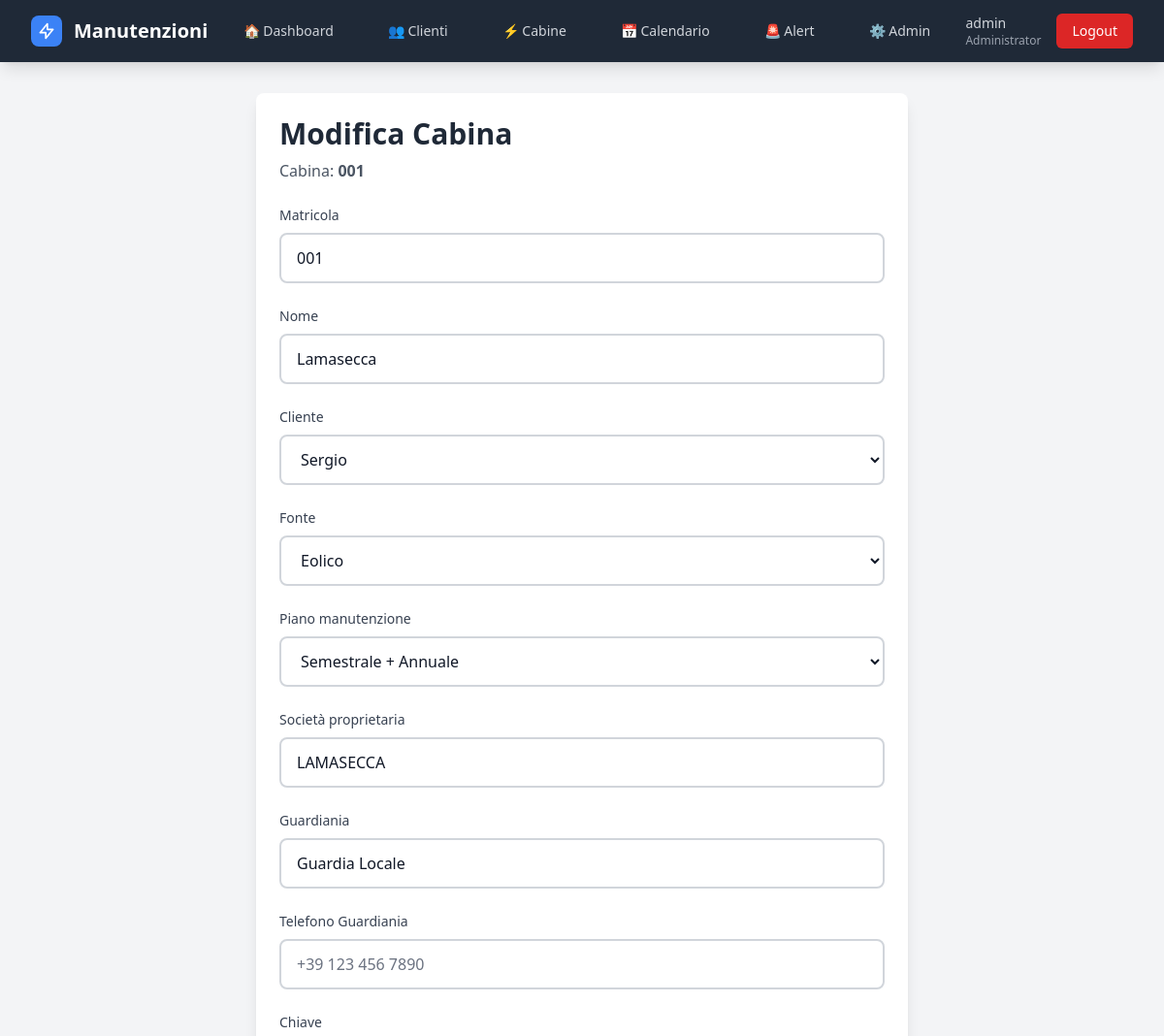
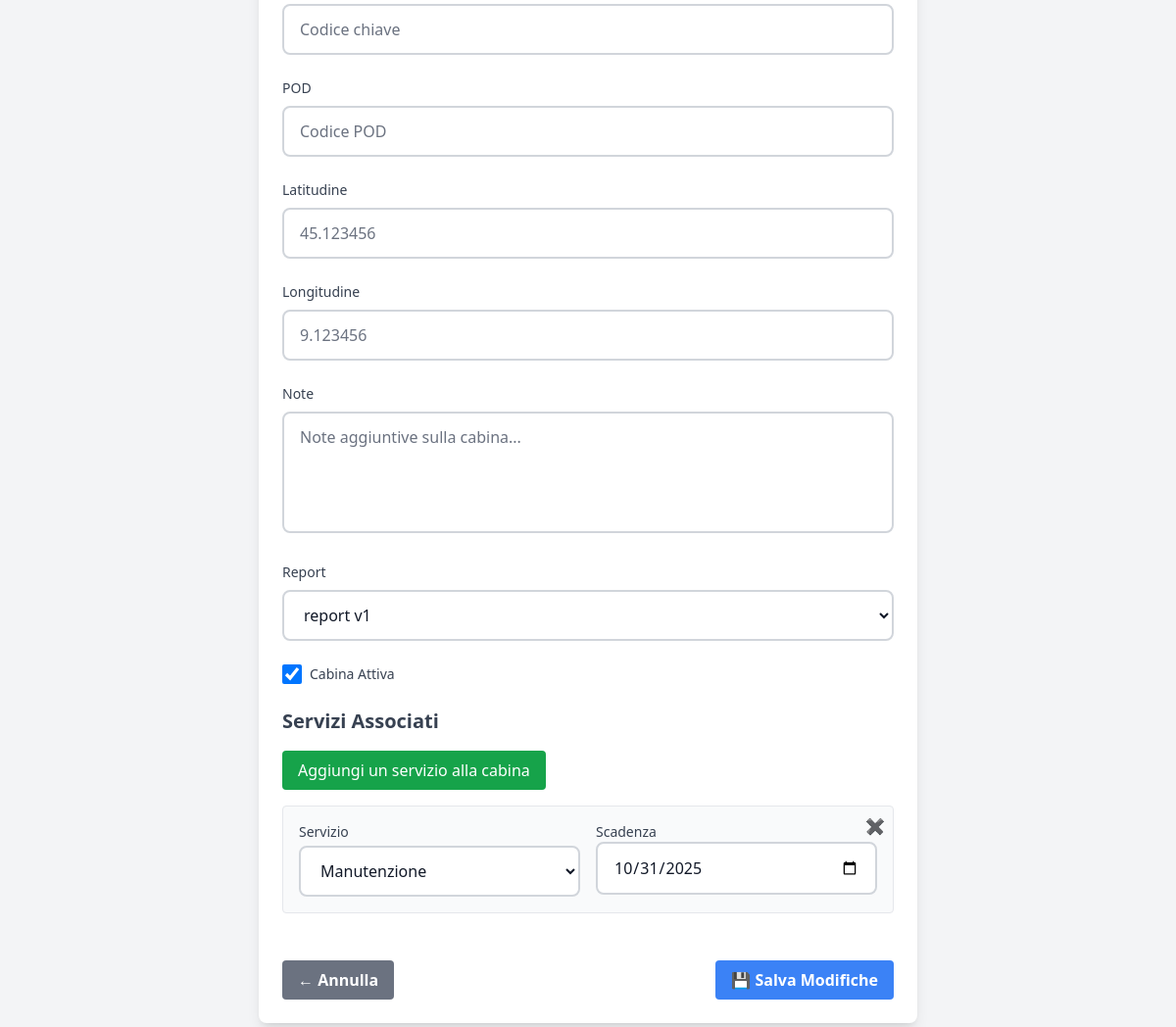
The page /cabine/001/modifica/ (signed in) on the database its author committed (2 pictures, top to bottom).
### gestione/models.py (models this page shows, shortened)
class User(AbstractUser):
    RUOLI_CHOICES = [
        ('Administrator', 'Administrator'),
        ('Controlroom', 'Controlroom'),
        ('Operatore', 'Operatore'),
    ]
    ruolo = models.CharField(max_length=20, choices=RUOLI_CHOICES, default='Operatore')
    def is_administrator(self):
        return self.is_superuser or self.ruolo == 'Administrator'

class Cabina(models.Model):
    nome = models.CharField(max_length=200, verbose_name="Nome/Denominazione")
    matricola = models.CharField(max_length=50, unique=True, verbose_name="Matricola")
    cliente = models.ForeignKey(Cliente, on_delete=models.CASCADE, related_name='cabine', verbose_name="Cliente")
    fonte = models.CharField(max_length=50,blank=True,verbose_name="Fonte energetica")
    guardiania = models.CharField(max_length=100, blank=True, verbose_name="Guardiania")
    chiave = models.CharField(max_length=50, blank=True, verbose_name="N° Chiave")
    pod = models.CharField(max_length=50, blank=True, verbose_name="POD")
    telefono_guardiania = models.CharField(max_length=20, blank=True, verbose_name="Tel. Guardiania")
    societa_proprietaria = models.CharField(max_length=100, blank=True, verbose_name="Società proprietaria")
    latitudine = models.DecimalField(max_digits=10, decimal_places=8, null=True, blank=True, verbose_name="Latitudine")
    longitudine = models.DecimalField(max_digits=11, decimal_places=8, null=True, blank=True, verbose_name="Longitudine")
    attiva = models.BooleanField(default=True, verbose_name="Attiva")
    note = models.TextField(blank=True, verbose_name="Note")
    template_report = models.ForeignKey(
        'ReportTemplate',
        on_delete=models.SET_NULL,
        null=True,
        blank=True,
        related_name='cabine_assegnate',
        verbose_name="Template report"
    )
    class Meta:
        verbose_name = "Cabina"
        verbose_name_plural = "Cabine"
        ordering = ['matricola']

### gestione/views.py (the view)
# urls.py: path('cabine/<str:matricola>/modifica/', views.modifica_cabina, name='modifica_cabina'),
@login_required
def modifica_cabina(request, matricola):
    if not (request.user.is_administrator() or request.user.is_controlroom()):
        messages.error(request, "Non hai i permessi per modificare cabine.")
        return redirect('dashboard')
    cabina = get_object_or_404(Cabina, matricola=matricola)
    if request.method == 'POST':
        form = CabinaForm(request.POST, instance=cabina)
        pairs, servizi_errors = _parse_servizi_from_post(request)
        if form.is_valid() and not servizi_errors:
            with transaction.atomic():
                cabina = form.save()
                CabinaServizio.objects.filter(cabina=cabina).delete()
                objs = [
                    CabinaServizio(cabina=cabina, servizio_id=sid, scadenza=dt)
                    for sid, dt in pairs
                ]
                try:
                    CabinaServizio.objects.bulk_create(objs)
                except IntegrityError:
                    for o in objs:
                        CabinaServizio.objects.update_or_create(
                            cabina=o.cabina, servizio_id=o.servizio_id,
                            defaults={'scadenza': o.scadenza}
                        )
            messages.success(request, f"Cabina {cabina.matricola} modificata con successo!")
            return redirect('dettaglio_cabina', matricola=cabina.matricola)
        if servizi_errors:
            for e in servizi_errors:
                messages.error(request, e)
        servizi_initial = [
            {"servizio": sid, "scadenza": dt.strftime("%Y-%m-%d")}
            for sid, dt in pairs
        ]
    else:
        form = CabinaForm(instance=cabina)
        servizi_initial = [
            {"servizio": cs.servizio_id, "scadenza": cs.scadenza.strftime("%Y-%m-%d")}
            for cs in cabina.servizi_assoc.all()
        ]
    context = {
        'form': form,
        'cabina': cabina,
        'today': timezone.now().date(),
        'servizi_options': Servizio.objects.all().order_by('nome'),
        'servizi_initial': servizi_initial,
    }
    context['servizi'] = context['servizi_options']
    return render(request, 'cabine/modifica.html', context)

### gestione/context_processors.py (called while the page is built)
def alert_count(request):
    if not request.user.is_authenticated:
        return {}
    alert_attivi = Alert.objects.filter(silenziato=False)
    scaduti = sum(1 for a in alert_attivi if a.priorita == "scaduto")
    in_scadenza = sum(1 for a in alert_attivi if a.priorita == "in_scadenza")
    return {
        "alert_scaduti": scaduti,
        "alert_in_scadenza": in_scadenza,
        "alert_count": scaduti + in_scadenza,
    }

### gestione/models.py (called while the page is built)
    def __str__(self):
        return self.nome_azienda

    def __str__(self):
        return f"{self.nome} v{self.versione}"

    @property
    def giorni_restanti(self):
        data_riferimento = self.posticipato_a or self.scadenza
        return (data_riferimento - timezone.localdate()).days

    @property
    def priorita(self):
        giorni = self.giorni_restanti
        if giorni < 0:
            return "scaduto"
        elif giorni < 30:
            return "in_scadenza"
        else:
            return "normale"

### templates/cabine/modifica.html (shortened to what this page needs)
{% extends 'base.html' %}
{% block content %}
<div class="container mx-auto p-8">
  <div class="max-w-2xl mx-auto">
    <div class="bg-white shadow-lg rounded-lg p-6">
      <div class="mb-6">
        <h1 class="text-3xl font-bold text-gray-800">Modifica Cabina</h1>
        <p class="text-gray-600 mt-2">Cabina: <strong>{{ cabina.matricola }}</strong></p>
      </div>
      <form method="post" class="space-y-6">
        {% include 'cabine/partials/_creamodifica_cabina_formfield.html' %}
        {% include 'cabine/partials/_creamodifica_cabina_servizi.html' %}
        <div class="flex justify-between pt-6">
          <a href="{% url 'dettaglio_cabina' cabina.matricola %}" class="bg-gray-500 hover:bg-gray-700 text-white font-bold py-2 px-4 rounded">← Annulla</a>
          <button type="submit" class="bg-blue-500 hover:bg-blue-700 text-white font-bold py-2 px-4 rounded">💾 Salva Modifiche</button>
        </div>
      </form>
    </div>
  </div>
</div>
{% endblock %}

### templates/base.html (shortened to what this page needs)
<!DOCTYPE html>
<html lang="it">
<head>
    <script src="https://cdn.tailwindcss.com"></script>
<link href="https://cdn.jsdelivr.net/npm/fullcalendar@6.1.10/index.global.min.css" rel="stylesheet">
</head>
<body class="bg-gray-100 min-h-screen">
    {% if user.is_authenticated %}
    <nav class="bg-primary shadow-lg fixed w-full top-0 z-50">
        <div class="max-w-7xl mx-auto px-4 sm:px-6 lg:px-8">
            <div class="flex justify-between h-16">
                <div class="flex items-center">
                    <div class="flex-shrink-0">
                        <a href="{% url 'dashboard' %}" class="flex items-center">
                            <div class="w-8 h-8 bg-blue-500 rounded-lg flex items-center justify-center mr-3">
                                <svg class="w-5 h-5 text-white" fill="none" stroke="currentColor" viewBox="0 0 24 24">
                                    <path stroke-linecap="round" stroke-linejoin="round" stroke-width="2"
                                        d="M13 10V3L4 14h7v7l9-11h-7z"></path>
                                </svg>
                            </div>
                            <span class="text-white text-xl font-bold">Manutenzioni</span>
                        </a>
                    </div>
                </div>
                <div class="hidden md:flex items-center space-x-8">
                    <a href="{% url 'dashboard' %}"
                        class="text-gray-300 hover:text-white px-3 py-2 rounded-md text-sm font-medium transition-colors
                              {% if request.resolver_match.url_name == 'dashboard' %}bg-secondary text-white{% endif %}">
                        🏠 Dashboard
                    </a>
                    <a href="{% url 'lista_clienti' %}" class="text-gray-300 hover:text-white px-3 py-2 rounded-md text-sm font-medium transition-colors
                              {% if 'clienti' in request.resolver_match.url_name %}bg-secondary text-white{% endif %}">
                        👥 Clienti
                    </a>
                    <a href="{% url 'lista_cabine' %}" class="text-gray-300 hover:text-white px-3 py-2 rounded-md text-sm font-medium transition-colors
                              {% if 'cabine' in request.resolver_match.url_name %}bg-secondary text-white{% endif %}">
                        ⚡ Cabine
                    </a>
                    <a href="{% url 'calendario' %}"
   class="text-gray-300 hover:text-white px-3 py-2 rounded-md text-sm font-medium transition-colors
          {% if request.resolver_match.url_name == 'calendario' %}bg-secondary text-white{% endif %}">
    📅 Calendario
</a>
                    <a href="{% url 'lista_alert' %}" class="text-gray-300 hover:text-white px-3 py-2 rounded-md text-sm font-medium transition-colors relative
          {% if request.resolver_match.url_name == 'lista_alert' %}bg-secondary text-white{% endif %}">
                        🚨 Alert
                    </a>
                    {% if user.is_administrator %}
                    <a href="/admin/"
                        class="text-gray-300 hover:text-white px-3 py-2 rounded-md text-sm font-medium transition-colors">
                        ⚙️ Admin
                    </a>
                    {% endif %}
                </div>
                <div class="hidden md:flex items-center space-x-4">
                    <div class="text-gray-300 text-sm">
                        <span class="font-medium">{{ user.get_full_name|default:user.username }}</span>
                        <span class="text-xs block text-gray-400">
                            {% if user.is_administrator %}Administrator
                            {% elif user.is_controlroom %}Control Room
                            {% elif user.is_operatore %}Operatore
                            {% endif %}
                        </span>
                    </div>
                    <a href="{% url 'logout' %}"
                        class="bg-red-600 hover:bg-red-700 text-white px-4 py-2 rounded-md text-sm font-medium transition-colors">
                        Logout
                    </a>
                </div>
            </div>
        </div>
    </nav>
    {% endif %}
    <main class="{% if user.is_authenticated %}pt-16{% endif %}">
        {% block content %}
        {% endblock %}
    </main>
</body>
</html>

### templates/cabine/partials/_creamodifica_cabina_formfield.html (shortened to what this page needs)
<div>
  <label class="block text-sm font-medium text-gray-700 mb-2">Matricola</label>
  {{ form.matricola }}
</div>
<div>
  <label class="block text-sm font-medium text-gray-700 mb-2">Nome</label>
  {{ form.nome }}
</div>
<div>
  <label class="block text-sm font-medium text-gray-700 mb-2">Cliente</label>
  {{ form.cliente }}
</div>
<div>
  <label class="block text-sm font-medium text-gray-700 mb-2">Fonte</label>
  {{ form.fonte }}
</div>
<div>
  <label class="block text-sm font-medium text-gray-700 mb-2">Piano manutenzione</label>
  {{ form.piano_manutenzione_tipo }}
</div>
<div>
  <label class="block text-sm font-medium text-gray-700 mb-2">Società proprietaria</label>
  {{ form.societa_proprietaria }}
</div>
<div>
  <label class="block text-sm font-medium text-gray-700 mb-2">Guardiania</label>
  {{ form.guardiania }}
</div>
<div>
  <label class="block text-sm font-medium text-gray-700 mb-2">Telefono Guardiania</label>
  {{ form.telefono_guardiania }}
</div>
<div>
  <label class="block text-sm font-medium text-gray-700 mb-2">Chiave</label>
  {{ form.chiave }}
</div>
<div>
  <label class="block text-sm font-medium text-gray-700 mb-2">POD</label>
  {{ form.pod }}
</div>
<div>
  <label class="block text-sm font-medium text-gray-700 mb-2">Latitudine</label>
  {{ form.latitudine }}
</div>
<div>
  <label class="block text-sm font-medium text-gray-700 mb-2">Longitudine</label>
  {{ form.longitudine }}
</div>
<div>
  <label class="block text-sm font-medium text-gray-700 mb-2">Note</label>
  {{ form.note }}
</div>
<div>
  <label class="block text-sm font-medium text-gray-700 mb-2">Report</label>
  {{ form.template_report }}
</div>
<div>
  <label class="flex items-center">
    {{ form.attiva }}
    <span class="ml-2 text-sm text-gray-700">Cabina Attiva</span>
  </label>
</div>

### rows shown on the page
User: get_full_name "admin"
Cabina: matricola "001", nome "Lamasecca", cliente "Sergio", fonte "Eolico", societa_proprietaria "LAMASECCA", guardiania "Guardia Locale", template_report "report v1", attiva "☑"

### other values the page prints
form field value "Manutenzione"
